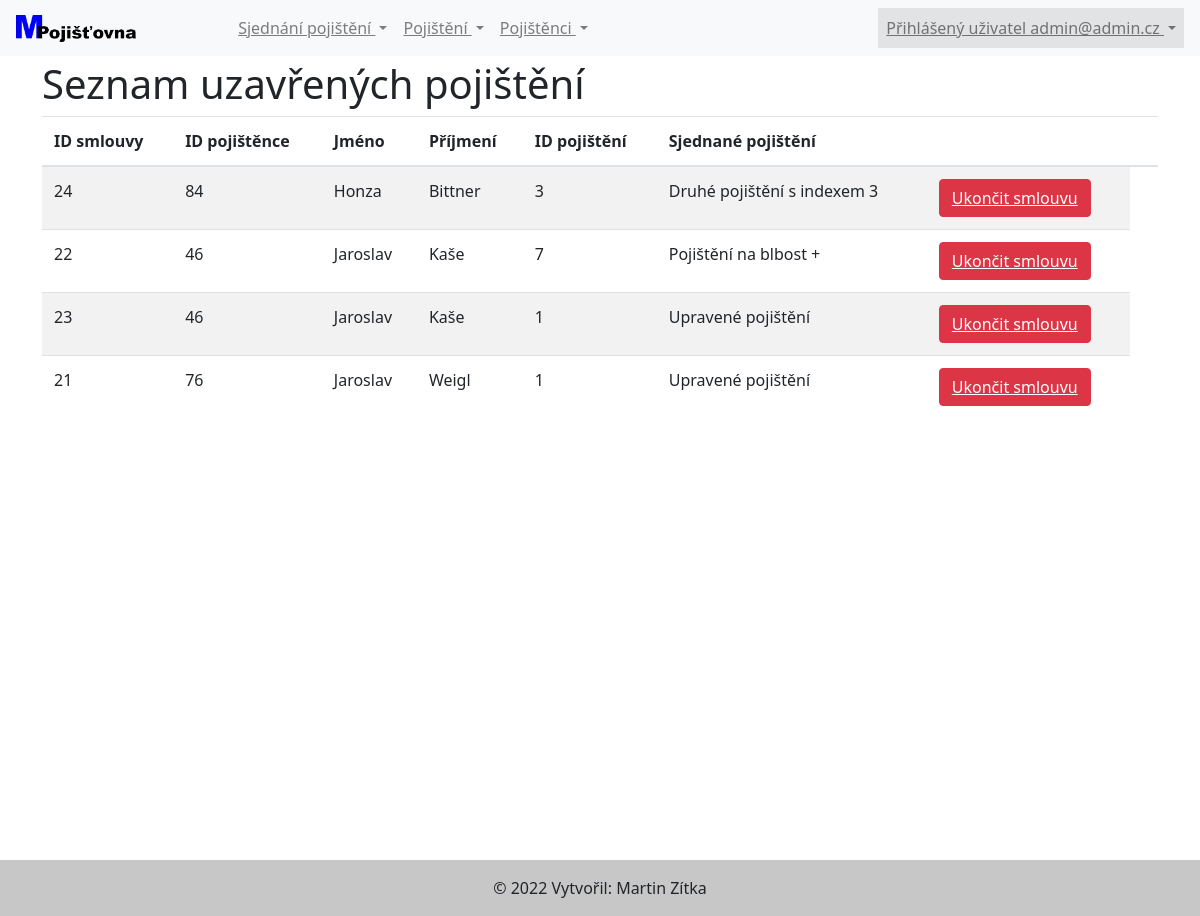
The app's page /readSjednani.php (signed in), older data.
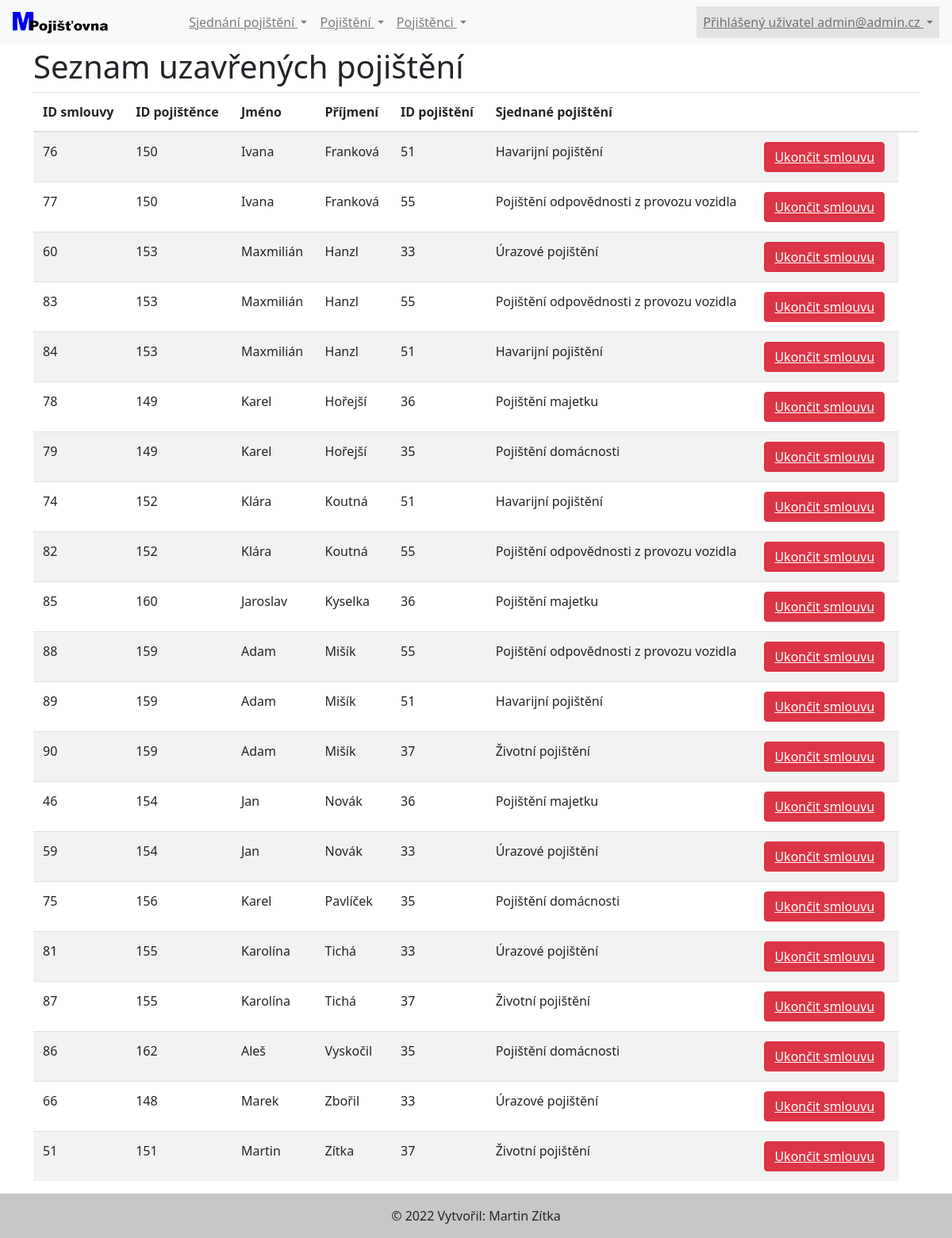
The same page, newer data.
### tables this page shows
CREATE TABLE `pojistenci_pojisteni` (
  `sjednaniId` int(11) NOT NULL,
  `pojistenecId` int(11) DEFAULT NULL,
  `pojisteniId` int(11) DEFAULT NULL
);

CREATE TABLE `pojistenci` (
  `pojistenecId` int(11) NOT NULL,
  `jmeno` varchar(60) DEFAULT NULL,
  `prijmeni` varchar(60) DEFAULT NULL,
  `datumNarozeni` date DEFAULT NULL,
  `telefon` varchar(20) DEFAULT NULL
);

CREATE TABLE `pojisteni` (
  `pojisteniId` int(11) NOT NULL,
  `nazev` varchar(255) DEFAULT NULL,
  `popis` text DEFAULT NULL
);

### tridy/Sjednani.php (the view, shortened to what this page needs)
<?php
class Sjednani {
    public function VypisSjednani() {
        global $connection;
        $dbVypisSjednani = "SELECT pp.sjednaniId, pp.pojistenecId, jmeno, prijmeni, pojisteni.pojisteniId, pojisteni.nazev FROM pojistenci
            JOIN pojistenci_pojisteni AS pp ON pp . pojistenecId = pojistenci . pojistenecId
            JOIN pojisteni ON pp . pojisteniId = pojisteni . pojisteniId
            ORDER BY pojistenci.prijmeni, pp.pojistenecId, pp.sjednaniId;";
        $VypisSjednani = mysqli_query($connection, $dbVypisSjednani);
        while ($row = mysqli_fetch_array($VypisSjednani)) {
            echo('<table class="table table-striped table-hover">');
            echo('<thead><th>ID smlouvy</th><th>ID pojištěnce</th><th>Jméno</th><th>Příjmení</th><th>ID pojištění</th><th>Sjednané pojištění</th><th colspan="2"><th></thead>');
            foreach ($VypisSjednani as $s) {
                echo('<tr><td>' . htmlspecialchars($s['sjednaniId']));
                echo('</td><td>' . htmlspecialchars($s['pojistenecId']));
                echo('</td><td>' . htmlspecialchars($s['jmeno']));
                echo('</td><td>' . htmlspecialchars($s['prijmeni']));
                echo('</td><td>' . htmlspecialchars($s['pojisteniId']));
                echo('</td><td>' . htmlspecialchars($s['nazev']));
                echo('</td><td><a class="btn btn-danger" role"link" href="deleteSjednani.php?sjednaniId=' . $s['sjednaniId'] . '">Ukončit smlouvu</a></button>');
                echo('</td></tr>');
            }
            echo('</table>');
        }
    }
}

Row changes from the older to the newer data that the page shows:
removed pojistenci_pojisteni: sjednaniId "24", pojistenecId "84", pojistenecId.jmeno "Honza", pojistenecId.prijmeni "Bittner", pojisteniId.pojisteniId "3", pojisteniId.nazev "Druhé pojištění s indexem 3"
removed pojistenci_pojisteni: sjednaniId "22", pojistenecId "46", pojistenecId.jmeno "Jaroslav", pojistenecId.prijmeni "Kaše", pojisteniId.pojisteniId "7", pojisteniId.nazev "Pojištění na blbost +"
removed pojistenci_pojisteni: sjednaniId "23", pojistenecId "46", pojistenecId.jmeno "Jaroslav", pojistenecId.prijmeni "Kaše", pojisteniId.pojisteniId "1", pojisteniId.nazev "Upravené pojištění"
removed pojistenci_pojisteni: sjednaniId "21", pojistenecId "76", pojistenecId.jmeno "Jaroslav", pojistenecId.prijmeni "Weigl", pojisteniId.pojisteniId "1", pojisteniId.nazev "Upravené pojištění"
added pojistenci_pojisteni: sjednaniId "76", pojistenecId "150", pojistenecId.jmeno "Ivana", pojistenecId.prijmeni "Franková", pojisteniId.pojisteniId "51", pojisteniId.nazev "Havarijní pojištění"
added pojistenci_pojisteni: sjednaniId "77", pojistenecId "150", pojistenecId.jmeno "Ivana", pojistenecId.prijmeni "Franková", pojisteniId.pojisteniId "55", pojisteniId.nazev "Pojištění odpovědnosti z provozu vozidla"
added pojistenci_pojisteni: sjednaniId "60", pojistenecId "153", pojistenecId.jmeno "Maxmilián", pojistenecId.prijmeni "Hanzl", pojisteniId.pojisteniId "33", pojisteniId.nazev "Úrazové pojištění"
added pojistenci_pojisteni: sjednaniId "83", pojistenecId "153", pojistenecId.jmeno "Maxmilián", pojistenecId.prijmeni "Hanzl", pojisteniId.pojisteniId "55", pojisteniId.nazev "Pojištění odpovědnosti z provozu vozidla"
added pojistenci_pojisteni: sjednaniId "84", pojistenecId "153", pojistenecId.jmeno "Maxmilián", pojistenecId.prijmeni "Hanzl", pojisteniId.pojisteniId "51", pojisteniId.nazev "Havarijní pojištění"
added pojistenci_pojisteni: sjednaniId "78", pojistenecId "149", pojistenecId.jmeno "Karel", pojistenecId.prijmeni "Hořejší", pojisteniId.pojisteniId "36", pojisteniId.nazev "Pojištění majetku"
added pojistenci_pojisteni: sjednaniId "79", pojistenecId "149", pojistenecId.jmeno "Karel", pojistenecId.prijmeni "Hořejší", pojisteniId.pojisteniId "35", pojisteniId.nazev "Pojištění domácnosti"
added pojistenci_pojisteni: sjednaniId "74", pojistenecId "152", pojistenecId.jmeno "Klára", pojistenecId.prijmeni "Koutná", pojisteniId.pojisteniId "51", pojisteniId.nazev "Havarijní pojištění"
added pojistenci_pojisteni: sjednaniId "82", pojistenecId "152", pojistenecId.jmeno "Klára", pojistenecId.prijmeni "Koutná", pojisteniId.pojisteniId "55", pojisteniId.nazev "Pojištění odpovědnosti z provozu vozidla"
added pojistenci_pojisteni: sjednaniId "85", pojistenecId "160", pojistenecId.jmeno "Jaroslav", pojistenecId.prijmeni "Kyselka", pojisteniId.pojisteniId "36", pojisteniId.nazev "Pojištění majetku"
added pojistenci_pojisteni: sjednaniId "88", pojistenecId "159", pojistenecId.jmeno "Adam", pojistenecId.prijmeni "Mišík", pojisteniId.pojisteniId "55", pojisteniId.nazev "Pojištění odpovědnosti z provozu vozidla"
added pojistenci_pojisteni: sjednaniId "89", pojistenecId "159", pojistenecId.jmeno "Adam", pojistenecId.prijmeni "Mišík", pojisteniId.pojisteniId "51", pojisteniId.nazev "Havarijní pojištění"
added pojistenci_pojisteni: sjednaniId "90", pojistenecId "159", pojistenecId.jmeno "Adam", pojistenecId.prijmeni "Mišík", pojisteniId.pojisteniId "37", pojisteniId.nazev "Životní pojištění"
added pojistenci_pojisteni: sjednaniId "46", pojistenecId "154", pojistenecId.jmeno "Jan", pojistenecId.prijmeni "Novák", pojisteniId.pojisteniId "36", pojisteniId.nazev "Pojištění majetku"
added pojistenci_pojisteni: sjednaniId "59", pojistenecId "154", pojistenecId.jmeno "Jan", pojistenecId.prijmeni "Novák", pojisteniId.pojisteniId "33", pojisteniId.nazev "Úrazové pojištění"
added pojistenci_pojisteni: sjednaniId "75", pojistenecId "156", pojistenecId.jmeno "Karel", pojistenecId.prijmeni "Pavlíček", pojisteniId.pojisteniId "35", pojisteniId.nazev "Pojištění domácnosti"
added pojistenci_pojisteni: sjednaniId "81", pojistenecId "155", pojistenecId.jmeno "Karolína", pojistenecId.prijmeni "Tichá", pojisteniId.pojisteniId "33", pojisteniId.nazev "Úrazové pojištění"
added pojistenci_pojisteni: sjednaniId "87", pojistenecId "155", pojistenecId.jmeno "Karolína", pojistenecId.prijmeni "Tichá", pojisteniId.pojisteniId "37", pojisteniId.nazev "Životní pojištění"
added pojistenci_pojisteni: sjednaniId "86", pojistenecId "162", pojistenecId.jmeno "Aleš", pojistenecId.prijmeni "Vyskočil", pojisteniId.pojisteniId "35", pojisteniId.nazev "Pojištění domácnosti"
added pojistenci_pojisteni: sjednaniId "66", pojistenecId "148", pojistenecId.jmeno "Marek", pojistenecId.prijmeni "Zbořil", pojisteniId.pojisteniId "33", pojisteniId.nazev "Úrazové pojištění"
added pojistenci_pojisteni: sjednaniId "51", pojistenecId "151", pojistenecId.jmeno "Martin", pojistenecId.prijmeni "Zítka", pojisteniId.pojisteniId "37", pojisteniId.nazev "Životní pojištění"
